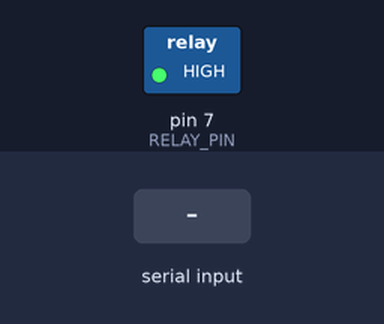
Recording of a sketch running on a simulated Arduino Uno, built with avr-gcc and run on an emulated ATmega328P. On the bench: switched loads named in the sketch (green lamp = pin HIGH). Inputs (shaded band) come from the test bench. What the sketch prints to the serial monitor is not drawn.

Above: at 1.3 s.
1.4 s: "OPEN\n" received over the second serial link
At 2.3 s:
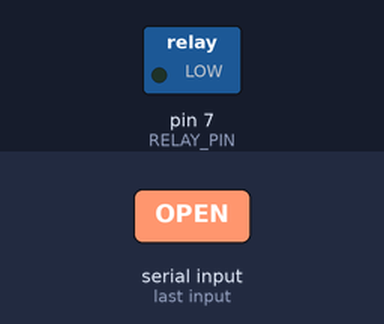
Timing chart, 0 to 5.9 s (numbered marks = the images above; inputs shaded):
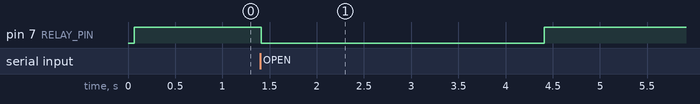

Measured:
- after the input at 1.4 s, pin 7 (RELAY_PIN): HIGH → LOW at once, → HIGH 3.0 s later

The sketch:

arduino_lock_control.ino
```cpp
/**
 * Arduino Uno Lock Controller
 *
 * Listens on SoftwareSerial (Pins 2 & 3) for the "OPEN" command from the ESP32.
 * When received, it activates the relay to unlock the door for a few seconds,
 * then deactivates it.
 *
 * Hardware Connections:
 * -----------------------------------------------------------------------------
 * Component   | Arduino Pin | ESP32 Pin / Destination | Notes
 * ------------|-------------|-------------------------|------------------------
 * RX (Soft)   | Pin 2       | GPIO 17 (TX2)           | Use voltage divider!
 * TX (Soft)   | Pin 3       | GPIO 16 (RX2)           | Direct connection ok
 * Relay Sig   | Pin 7       | Relay IN / Signal       | Controls lock
 * 5V / GND    | 5V / GND    | Relay VCC / GND         | Relay power
 * -----------------------------------------------------------------------------
 *
 * > [!WARNING]
 * > **VOLTAGE SAFETY**: The ESP32 is a 3.3V device. The Arduino Uno is a 5V device.
 * > - Arduino Pin 3 (TX) transmits at 5V. It must go through a voltage divider
 * >   (e.g., 1kΩ and 2kΩ resistors) before connecting to ESP32 RX2 (GPIO 16).
 * > - ESP32 TX2 (GPIO 17) transmits at 3.3V. This can be connected directly to
 * >   Arduino Pin 2 (RX) because 3.3V is high enough to trigger a logical HIGH.
 */

#include <SoftwareSerial.h>

// Pins
#define RELAY_PIN 7

// Configuration
#define RELAY_ACTIVE_LOW true  // Set to false if your relay is active-high
#define UNLOCK_DURATION 3000   // Time in milliseconds to keep the door unlocked

// Initialize SoftwareSerial: RX = Pin 2, TX = Pin 3
SoftwareSerial espSerial(2, 3);

void setup() {
  // Initialize Hardware Serial for USB debugging
  Serial.begin(9600);
  while (!Serial);
  Serial.println("\n========================================");
  Serial.println("Arduino Uno Lock Controller Initialized");
  Serial.println("========================================");

  // Initialize Relay pin
  pinMode(RELAY_PIN, OUTPUT);
  // Default state: Locked
  digitalWrite(RELAY_PIN, RELAY_ACTIVE_LOW ? HIGH : LOW);
  Serial.print("Relay configured on Pin ");
  Serial.print(RELAY_PIN);
  Serial.println(RELAY_ACTIVE_LOW ? " (Active-LOW)" : " (Active-HIGH)");

  // Initialize Software Serial for communication with ESP32
  espSerial.begin(9600);
  Serial.println("Listening for command 'OPEN' on SoftwareSerial (Pin 2 RX, Pin 3 TX)...");
}

void loop() {
  if (espSerial.available() > 0) {
    // Read command until newline
    String command = espSerial.readStringUntil('\n');
    command.trim();

    if (command == "OPEN") {
      Serial.println("\n🔑 [UNLOCK] Command 'OPEN' received from ESP32!");

      // Actuate relay (unlock door)
      Serial.println("Relay Status: UNLOCKED");
      digitalWrite(RELAY_PIN, RELAY_ACTIVE_LOW ? LOW : HIGH);

      // Hold open state
      delay(UNLOCK_DURATION);

      // Revert relay (lock door)
      digitalWrite(RELAY_PIN, RELAY_ACTIVE_LOW ? HIGH : LOW);
      Serial.println("Relay Status: LOCKED");
      Serial.println("Resuming idle scan listening...");

      // Flush any stray bytes in the SoftwareSerial buffer
      while(espSerial.available()) {
        espSerial.read();
      }
    } else if (command.length() > 0) {
      Serial.print("Received unknown command: ");
      Serial.println(command);
    }
  }
}
```
